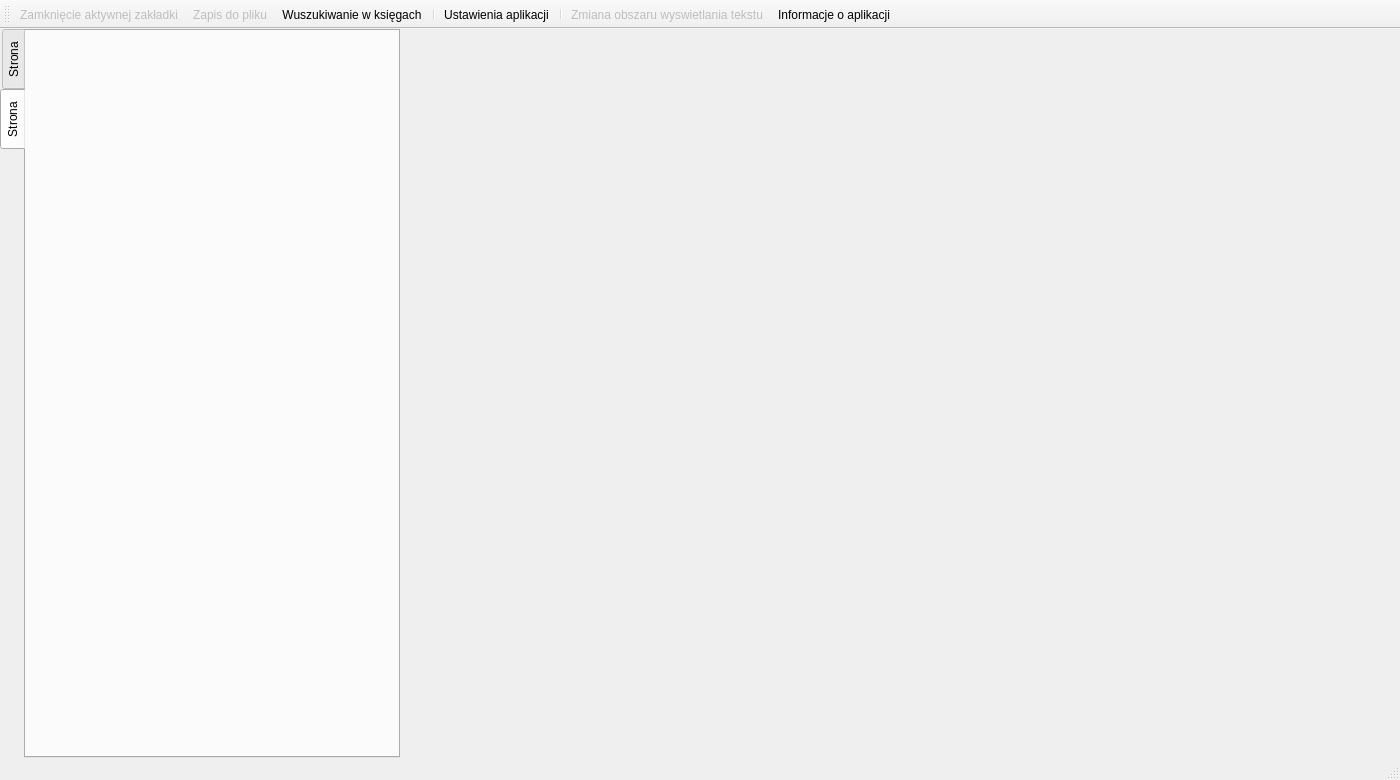
<?xml version="1.0" encoding="UTF-8"?>
<ui version="4.0">
 <class>MainWindow</class>
 <widget class="QMainWindow" name="MainWindow">
  <property name="geometry">
   <rect>
    <x>0</x>
    <y>0</y>
    <width>1400</width>
    <height>780</height>
   </rect>
  </property>
  <property name="minimumSize">
   <size>
    <width>1400</width>
    <height>700</height>
   </size>
  </property>
  <property name="windowTitle">
   <string>MainWindow</string>
  </property>
  <property name="iconSize">
   <size>
    <width>32</width>
    <height>32</height>
   </size>
  </property>
  <widget class="QWidget" name="centralwidget">
   <layout class="QVBoxLayout" name="verticalLayout">
    <property name="spacing">
     <number>0</number>
    </property>
    <property name="leftMargin">
     <number>0</number>
    </property>
    <property name="topMargin">
     <number>0</number>
    </property>
    <property name="rightMargin">
     <number>0</number>
    </property>
    <property name="bottomMargin">
     <number>0</number>
    </property>
    <item>
     <widget class="QSplitter" name="splitter">
      <property name="autoFillBackground">
       <bool>true</bool>
      </property>
      <property name="orientation">
       <enum>Qt::Horizontal</enum>
      </property>
      <property name="opaqueResize">
       <bool>false</bool>
      </property>
      <property name="handleWidth">
       <number>2</number>
      </property>
      <property name="childrenCollapsible">
       <bool>false</bool>
      </property>
      <widget class="QTabWidget" name="PageControlTools">
       <property name="minimumSize">
        <size>
         <width>22</width>
         <height>0</height>
        </size>
       </property>
       <property name="maximumSize">
        <size>
         <width>400</width>
         <height>16777215</height>
        </size>
       </property>
       <property name="autoFillBackground">
        <bool>true</bool>
       </property>
       <property name="tabPosition">
        <enum>QTabWidget::West</enum>
       </property>
       <property name="currentIndex">
        <number>1</number>
       </property>
       <widget class="QWidget" name="TabSheetBooks">
        <property name="minimumSize">
         <size>
          <width>0</width>
          <height>0</height>
         </size>
        </property>
        <attribute name="title">
         <string>Strona</string>
        </attribute>
        <layout class="QVBoxLayout" name="verticalLayout_3">
         <property name="spacing">
          <number>0</number>
         </property>
         <property name="leftMargin">
          <number>0</number>
         </property>
         <property name="topMargin">
          <number>0</number>
         </property>
         <property name="rightMargin">
          <number>0</number>
         </property>
         <property name="bottomMargin">
          <number>0</number>
         </property>
        </layout>
       </widget>
       <widget class="QWidget" name="TabSheetMultiMedia">
        <attribute name="title">
         <string>Strona</string>
        </attribute>
       </widget>
      </widget>
     </widget>
    </item>
   </layout>
  </widget>
  <widget class="QToolBar" name="MainToolBar">
   <property name="windowTitle">
    <string>toolBar</string>
   </property>
   <attribute name="toolBarArea">
    <enum>TopToolBarArea</enum>
   </attribute>
   <attribute name="toolBarBreak">
    <bool>false</bool>
   </attribute>
   <addaction name="ActCloseActiveSheet"/>
   <addaction name="ActSaveToFile"/>
   <addaction name="ActSearch"/>
   <addaction name="separator"/>
   <addaction name="ActSetups"/>
   <addaction name="separator"/>
   <addaction name="ActResizeText"/>
   <addaction name="ActInformations"/>
  </widget>
  <widget class="QStatusBar" name="MainStatusBar">
   <property name="autoFillBackground">
    <bool>true</bool>
   </property>
  </widget>
  <action name="ActCloseActiveSheet">
   <property name="enabled">
    <bool>false</bool>
   </property>
   <property name="icon">
    <iconset resource="MojaBibliaLite.qrc">
     <normaloff>:/MainToolBar/gfx/ZamknięcieAktywnejZakładki.png</normaloff>:/MainToolBar/gfx/ZamknięcieAktywnejZakładki.png</iconset>
   </property>
   <property name="text">
    <string>Zamknięcie aktywnej zakładki</string>
   </property>
   <property name="toolTip">
    <string>&lt;html&gt;&lt;head/&gt;&lt;body&gt;&lt;p&gt;&lt;img src=&quot;:/MainToolBar/gfx/ZamknięcieAktywnejZakładki.png&quot;/&gt; Zamknięcie aktywnej zakładki&lt;/p&gt;&lt;/body&gt;&lt;/html&gt;</string>
   </property>
  </action>
  <action name="ActSaveToFile">
   <property name="enabled">
    <bool>false</bool>
   </property>
   <property name="icon">
    <iconset resource="MojaBibliaLite.qrc">
     <normaloff>:/MainToolBar/gfx/ZapiszDoPliku.png</normaloff>:/MainToolBar/gfx/ZapiszDoPliku.png</iconset>
   </property>
   <property name="text">
    <string>Zapis do pliku</string>
   </property>
   <property name="toolTip">
    <string>&lt;html&gt;&lt;head/&gt;&lt;body&gt;&lt;p&gt;&lt;img src=&quot;:/MainToolBar/gfx/ZapiszDoPliku.png&quot;/&gt; Zapis do pliku&lt;/p&gt;&lt;/body&gt;&lt;/html&gt;</string>
   </property>
  </action>
  <action name="ActSearch">
   <property name="icon">
    <iconset resource="MojaBibliaLite.qrc">
     <normaloff>:/MainToolBar/gfx/Wyszukiwania.png</normaloff>:/MainToolBar/gfx/Wyszukiwania.png</iconset>
   </property>
   <property name="text">
    <string>Wuszukiwanie w księgach</string>
   </property>
   <property name="toolTip">
    <string>&lt;html&gt;&lt;head/&gt;&lt;body&gt;&lt;p&gt;&lt;img src=&quot;:/MainToolBar/gfx/Wyszukiwania.png&quot;/&gt; Wyszukiwanie teskstu w księgach biblijnych&lt;/p&gt;&lt;/body&gt;&lt;/html&gt;</string>
   </property>
  </action>
  <action name="ActSetups">
   <property name="icon">
    <iconset resource="MojaBibliaLite.qrc">
     <normaloff>:/MainToolBar/gfx/Ustawienia.png</normaloff>:/MainToolBar/gfx/Ustawienia.png</iconset>
   </property>
   <property name="text">
    <string>Ustawienia aplikacji</string>
   </property>
   <property name="toolTip">
    <string>&lt;html&gt;&lt;head/&gt;&lt;body&gt;&lt;p&gt;&lt;img src=&quot;:/MainToolBar/gfx/Ustawienia.png&quot;/&gt;  Ustawienia aplikacji&lt;/p&gt;&lt;/body&gt;&lt;/html&gt;</string>
   </property>
  </action>
  <action name="ActResizeText">
   <property name="checkable">
    <bool>true</bool>
   </property>
   <property name="enabled">
    <bool>false</bool>
   </property>
   <property name="icon">
    <iconset resource="MojaBibliaLite.qrc">
     <normaloff>:/MainToolBar/gfx/ZmianaObszaru.png</normaloff>:/MainToolBar/gfx/ZmianaObszaru.png</iconset>
   </property>
   <property name="text">
    <string>Zmiana obszaru wyswietlania tekstu</string>
   </property>
   <property name="toolTip">
    <string>&lt;html&gt;&lt;head/&gt;&lt;body&gt;&lt;p&gt;&lt;img src=&quot;:/MainToolBar/gfx/ZmianaObszaru.png&quot;/&gt;  Zmiana obszaru wyswietlania tekstu&lt;/p&gt;&lt;/body&gt;&lt;/html&gt;</string>
   </property>
  </action>
  <action name="ActInformations">
   <property name="icon">
    <iconset resource="MojaBibliaLite.qrc">
     <normaloff>:/MainToolBar/gfx/Informacje.png</normaloff>:/MainToolBar/gfx/Informacje.png</iconset>
   </property>
   <property name="text">
    <string>Informacje o aplikacji</string>
   </property>
   <property name="toolTip">
    <string>&lt;html&gt;&lt;head/&gt;&lt;body&gt;&lt;p&gt;&lt;img src=&quot;:/MainToolBar/gfx/Informacje.png&quot;/&gt;Informacje o aplikacji&lt;/p&gt;&lt;/body&gt;&lt;/html&gt;</string>
   </property>
  </action>
 </widget>
 <resources>
  <include location="MojaBibliaLite.qrc"/>
 </resources>
 <connections/>
</ui>
